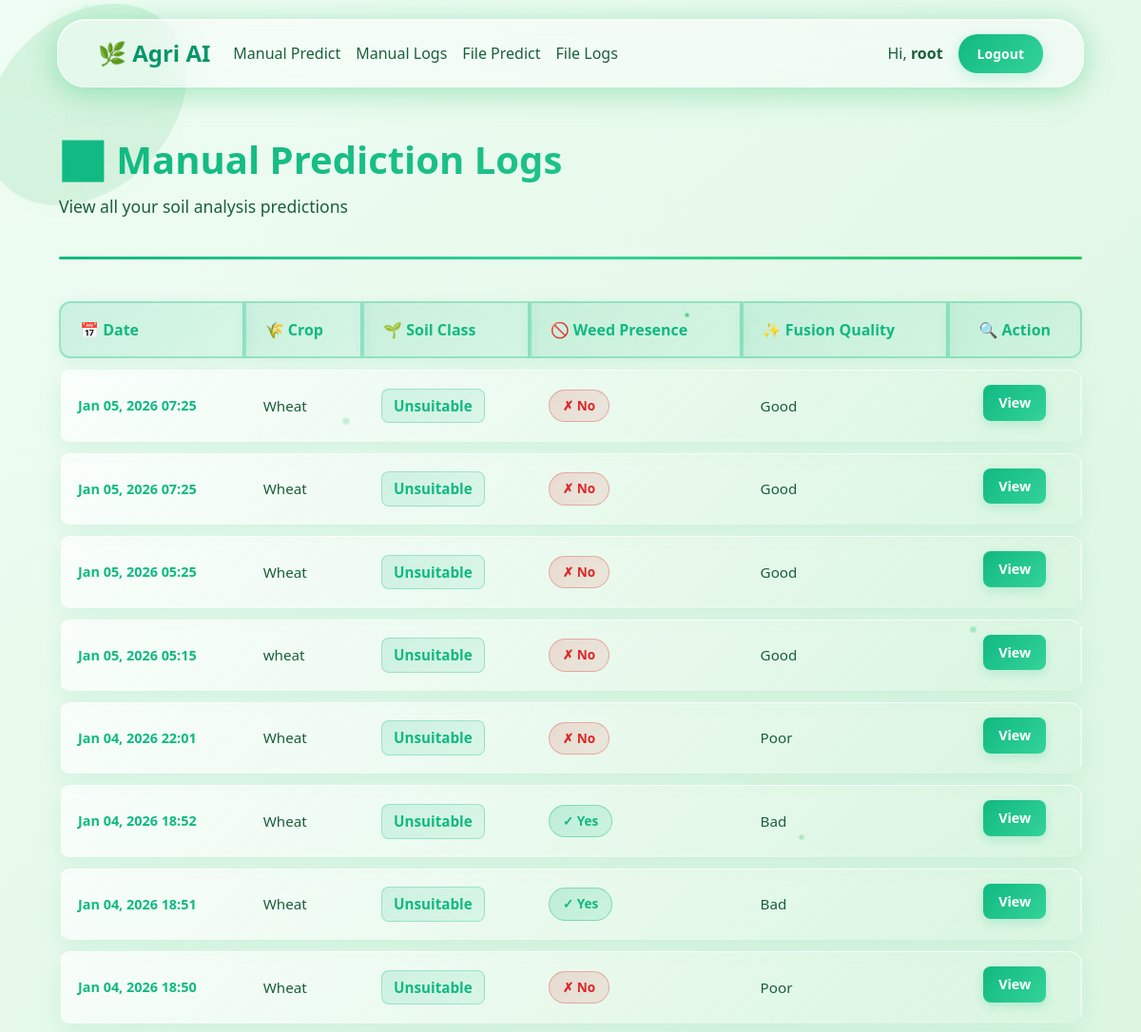
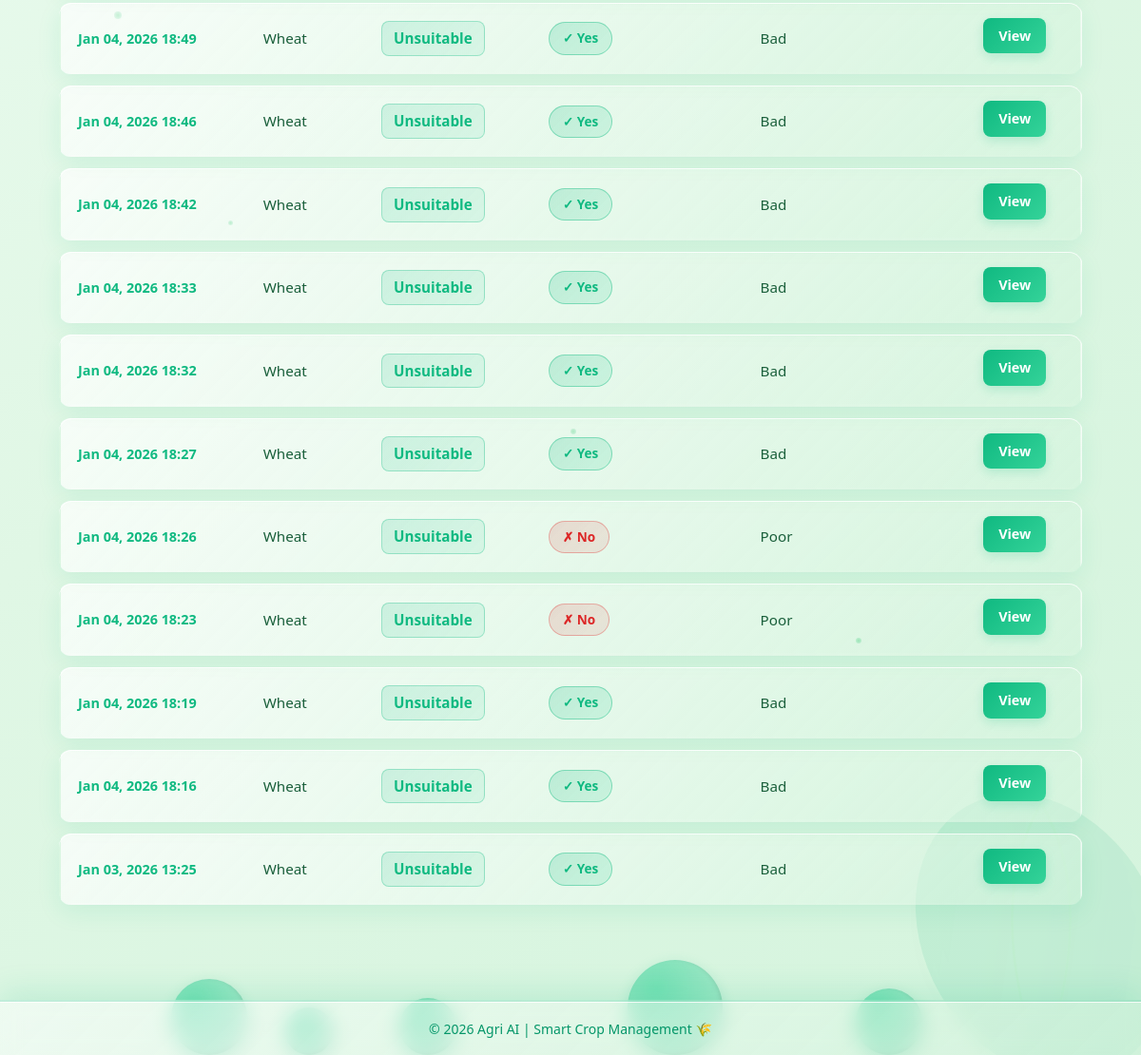
Page /logs/ (signed in) on the committed database (2 pictures, top to bottom).
### core/models.py (models this page shows)
class PredictionRecord(models.Model):
    user = models.ForeignKey(User, on_delete=models.CASCADE)
    soil = models.ForeignKey(SoilInput, on_delete=models.CASCADE)
    image = models.ForeignKey(ImageInput, on_delete=models.CASCADE)
    soil_score = models.FloatField(null=True, blank=True)           # P
    soil_class = models.CharField(max_length=50, null=True, blank=True)
    weed_presence = models.BooleanField(default=False)              # Q
    weed_details_json = models.JSONField(null=True, blank=True)
    fusion_quality = models.CharField(max_length=20)                # good/bad
    fusion_summary_text = models.TextField()
    suggestions_text = models.TextField()
    confidences_json = models.JSONField(null=True, blank=True)
    created_at = models.DateTimeField(auto_now_add=True)

class SoilInput(models.Model):
    user = models.ForeignKey(User, on_delete=models.CASCADE)
    crop_name = models.CharField(max_length=100)
    ph = models.FloatField()
    n = models.FloatField(help_text="Nitrogen")
    p = models.FloatField(help_text="Phosphorus")
    k = models.FloatField(help_text="Potassium")
    ec = models.FloatField(null=True, blank=True, help_text="Electrical Conductivity")
    organic_matter = models.FloatField(null=True, blank=True)
    moisture = models.FloatField(null=True, blank=True)
    texture = models.CharField(max_length=50, null=True, blank=True)  # sandy, loamy, clayey
    fe = models.FloatField(null=True, blank=True)
    zn = models.FloatField(null=True, blank=True)
    mn = models.FloatField(null=True, blank=True)
    cu = models.FloatField(null=True, blank=True)
    b = models.FloatField(null=True, blank=True)
    created_at = models.DateTimeField(auto_now_add=True)

### core/views.py (the view)
# urls.py: path("logs/", views.logs_view, name="logs"),
@login_required
def logs_view(request):
    records = PredictionRecord.objects.filter(user=request.user).order_by("-created_at")
    return render(request, "core/logs.html", {"records": records})

### templates/core/logs.html (shortened to what this page needs)
{% extends 'base.html' %}
{% block content %}
<div class="manual-logs-container">
  <div class="manual-logs-header">
    <h2>📊 Manual Prediction Logs</h2>
    <p>View all your soil analysis predictions</p>
  </div>
  <hr class="manual-logs-divider" />
  {% if records %}
    <div class="manual-logs-table-wrapper">
      <table class="manual-logs-table">
        <thead>
          <tr>
            <th scope="col">📅 Date</th>
            <th scope="col">🌾 Crop</th>
            <th scope="col">🌱 Soil Class</th>
            <th scope="col">🚫 Weed Presence</th>
            <th scope="col">✨ Fusion Quality</th>
            <th scope="col">🔍 Action</th>
          </tr>
        </thead>
        <tbody>
          {% for record in records %}
            <tr>
              <td>{{ record.created_at|date:"M d, Y H:i" }}</td>
              <td class="crop-name-cell">{{ record.soil.crop_name }}</td>
              <td>
                <span class="soil-class-cell">{{ record.soil_class }}</span>
              </td>
              <td>
                {% if record.weed_presence %}
                  <span class="weed-badge weed-badge-yes">✓ Yes</span>
                {% else %}
                  <span class="weed-badge weed-badge-no">✗ No</span>
                {% endif %}
              </td>
              <td class="fusion-quality-cell">{{ record.fusion_quality }}</td>
              <td>
                <a href="{% url 'result' record.pk %}" class="view-prediction-btn">
                  View
                </a>
              </td>
            </tr>
          {% endfor %}
        </tbody>
      </table>
    </div>
  {% else %}
    <div class="manual-logs-empty-state">
      <span class="empty-icon">🌾</span>
      <div class="empty-text">No predictions yet</div>
      <div class="empty-subtext">Start by making a manual soil prediction to see your analysis history here</div>
    </div>
  {% endif %}
</div>
{% endblock %}

### templates/base.html (shortened to what this page needs)
{% load static %}
<!doctype html>
<html lang="en">
<head>
  <link href="https://cdn.jsdelivr.net/npm/bootstrap@5.3.3/dist/css/bootstrap.min.css" rel="stylesheet">
</head>
<body>
  <div class="animated-bg"></div>
  <div class="leaf-decoration leaf-top-left">
  </div>
  <div class="leaf-decoration leaf-bottom-right">
  </div>
  <div class="particles-container">
    <div class="particle particle-1"></div>
    <div class="particle particle-2"></div>
    <div class="particle particle-3"></div>
    <div class="particle particle-4"></div>
    <div class="particle particle-5"></div>
    <div class="particle particle-6"></div>
    <div class="particle particle-7"></div>
    <div class="particle particle-8"></div>
  </div>
  <div class="bubble bubble1"></div>
  <div class="bubble bubble2"></div>
  <div class="bubble bubble3"></div>
  <div class="bubble bubble4"></div>
  <div class="bubble bubble5"></div>
  <nav class="navbar navbar-expand-lg navbar-pro navbar-floating">
    <div class="container-fluid">
      <a class="navbar-brand" href="{% url 'home' %}">🌿 Agri AI</a>
      <div class="collapse navbar-collapse" id="navbarNav">
        <ul class="navbar-nav me-auto">
          <li class="nav-item"><a class="nav-link" href="{% url 'predict' %}">Manual Predict</a></li>
          <li class="nav-item"><a class="nav-link" href="{% url 'logs' %}">Manual Logs</a></li>
          <li class="nav-item"><a class="nav-link" href="{% url 'predict_file' %}">File Predict</a></li>
          <li class="nav-item"><a class="nav-link" href="{% url 'pdf_logs' %}">File Logs</a></li>
        </ul>
        <ul class="navbar-nav align-items-center">
          {% if request.user.is_authenticated %}
            <li class="nav-item"><span class="navbar-text me-3">Hi, <strong>{{ request.user.username }}</strong></span></li>
            <li class="nav-item">
                <form action="{% url 'logout' %}" method="post" class="d-inline">
                    <button type="submit" class="btn btn-pro btn-sm">Logout</button>
                </form>
            </li>
          {% else %}
            <li class="nav-item"><a class="btn btn-pro me-2" href="{% url 'login' %}">Login</a></li>
            <li class="nav-item"><a class="btn btn-pro" href="{% url 'signup' %}">Signup</a></li>
          {% endif %}
        </ul>
      </div>
    </div>
  </nav>
  <div class="container mt-4 mb-5">
    {% block content %}{% endblock %}
  </div>
  <footer class="mt-auto py-3 text-center">
    <div class="container">
      <small>© 2026 Agri AI | Smart Crop Management 🌾</small>
    </div>
  </footer>
</body>
</html>

### templates/core/logs.html (style rules this page uses)
.manual-logs-container { padding: 120px 20px 40px 20px; min-height: calc(100vh - 200px); animation: fadeInUp 0.8s ease; }
.manual-logs-header { margin-bottom: 40px; animation: slideDown 0.6s ease 0.2s both; }
.manual-logs-header h2 { background: linear-gradient(135deg, #10b981 0%, #34d399 50%, #22c55e 100%); -webkit-background-clip: text; background-clip: text; -webkit-text-fill-color: transparent; font-weight: 700; font-size: 2.5rem; margin-bottom: 12px; background-size: 300% auto; animation: gradientFlow 6s ease infinite; }
.manual-logs-header p { color: #1a5f3b; font-size: 1.1rem; font-weight: 500; margin: 0; }
.manual-logs-divider { height: 3px; background: linear-gradient(90deg, #10b981, #34d399, #22c55e); border: none; margin-bottom: 32px; border-radius: 2px; animation: slideInRight 0.8s ease 0.4s both; }
.manual-logs-table-wrapper { animation: fadeInUp 0.8s ease 0.4s both; }
.manual-logs-table { border-collapse: separate; border-spacing: 0 12px; width: 100%; }
.manual-logs-table thead { position: relative; z-index: 10; }
.manual-logs-table thead th { background: linear-gradient(135deg, rgba(16, 185, 129, 0.15) 0%, rgba(52, 211, 153, 0.1) 100%); border: 2px solid rgba(16, 185, 129, 0.3); color: #10b981; font-weight: 700; font-size: 1rem; padding: 16px 20px; text-align: left; backdrop-filter: blur(10px); box-shadow: 0 4px 15px rgba(16, 185, 129, 0.1); }
.manual-logs-table thead th:first-child { border-radius: 12px 0 0 12px; }
.manual-logs-table thead th:last-child { border-radius: 0 12px 12px 0; text-align: center; }
.manual-logs-table tbody tr { background: linear-gradient(135deg, rgba(255, 255, 255, 0.7) 0%, rgba(212, 244, 221, 0.5) 100%); border: 2px solid rgba(16, 185, 129, 0.3); border-radius: 14px; box-shadow: 0 8px 24px rgba(16, 185, 129, 0.1), inset 0 1px 0 rgba(255, 255, 255, 0.8); backdrop-filter: blur(10px); transition: all 0.3s cubic-bezier(0.34, 1.56, 0.64, 1); animation: fadeInRow 0.6s ease both; }
.manual-logs-table tbody tr:nth-child(1) { animation-delay: 0.5s; }
.manual-logs-table tbody tr:nth-child(2) { animation-delay: 0.55s; }
.manual-logs-table tbody tr:nth-child(3) { animation-delay: 0.6s; }
.manual-logs-table tbody tr:nth-child(4) { animation-delay: 0.65s; }
.manual-logs-table tbody tr:nth-child(5) { animation-delay: 0.7s; }
.manual-logs-table tbody tr:nth-child(n+6) { animation-delay: 0.75s; }
.manual-logs-table tbody td { color: #1a5f3b; font-weight: 500; font-size: 0.95rem; padding: 16px 20px; border: none; vertical-align: middle; }
.manual-logs-table tbody td:first-child { border-radius: 12px 0 0 12px; font-weight: 600; color: #10b981; font-size: 0.9rem; }
.manual-logs-table tbody td:last-child { border-radius: 0 12px 12px 0; text-align: center; }
.crop-name-cell { font-weight: 700; color: #059669; }
.soil-class-cell { background: linear-gradient(135deg, rgba(16, 185, 129, 0.15) 0%, rgba(52, 211, 153, 0.1) 100%); border: 1px solid rgba(16, 185, 129, 0.3); border-radius: 8px; padding: 6px 12px; display: inline-block; font-weight: 600; color: #10b981; }
.weed-badge { padding: 6px 14px; border-radius: 20px; font-weight: 700; font-size: 0.85rem; display: inline-block; }
.weed-badge-yes { background: linear-gradient(135deg, rgba(16, 185, 129, 0.2) 0%, rgba(52, 211, 153, 0.15) 100%); color: #10b981; border: 1px solid rgba(16, 185, 129, 0.4); }
.weed-badge-no { background: linear-gradient(135deg, rgba(220, 38, 38, 0.15) 0%, rgba(239, 68, 68, 0.1) 100%); color: #dc2626; border: 1px solid rgba(220, 38, 38, 0.3); }
.fusion-quality-cell { font-weight: 600; color: #059669; }
.view-prediction-btn { background: linear-gradient(135deg, #10b981 0%, #34d399 100%); border: none; color: #fff; border-radius: 8px; padding: 8px 16px; font-weight: 600; font-size: 0.9rem; cursor: pointer; transition: all 0.3s cubic-bezier(0.34, 1.56, 0.64, 1); box-shadow: 0 4px 12px rgba(16, 185, 129, 0.2); position: relative; overflow: hidden; text-decoration: none; display: inline-block; }
.view-prediction-btn::before { content: ''; position: absolute; top: 0; left: -100%; width: 100%; height: 100%; background: linear-gradient(90deg, transparent, rgba(255, 255, 255, 0.3), transparent); transition: left 0.5s ease; }
html { scroll-behavior: smooth; }

### rows in the picture
PredictionRecord: created_at "Jan 05, 2026 07:25", soil.crop_name "Wheat", soil_class "Unsuitable", weed_presence "✗ No", fusion_quality "Good"
PredictionRecord: created_at "Jan 05, 2026 07:25", soil.crop_name "Wheat", soil_class "Unsuitable", weed_presence "✗ No", fusion_quality "Good"
PredictionRecord: created_at "Jan 05, 2026 05:25", soil.crop_name "Wheat", soil_class "Unsuitable", weed_presence "✗ No", fusion_quality "Good"
PredictionRecord: created_at "Jan 05, 2026 05:15", soil.crop_name "wheat", soil_class "Unsuitable", weed_presence "✗ No", fusion_quality "Good"
PredictionRecord: created_at "Jan 04, 2026 22:01", soil.crop_name "Wheat", soil_class "Unsuitable", weed_presence "✗ No", fusion_quality "Poor"
PredictionRecord: created_at "Jan 04, 2026 18:52", soil.crop_name "Wheat", soil_class "Unsuitable", weed_presence "✓ Yes", fusion_quality "Bad"
PredictionRecord: created_at "Jan 04, 2026 18:51", soil.crop_name "Wheat", soil_class "Unsuitable", weed_presence "✓ Yes", fusion_quality "Bad"
PredictionRecord: created_at "Jan 04, 2026 18:50", soil.crop_name "Wheat", soil_class "Unsuitable", weed_presence "✗ No", fusion_quality "Poor"
PredictionRecord: created_at "Jan 04, 2026 18:49", soil.crop_name "Wheat", soil_class "Unsuitable", weed_presence "✓ Yes", fusion_quality "Bad"
PredictionRecord: created_at "Jan 04, 2026 18:46", soil.crop_name "Wheat", soil_class "Unsuitable", weed_presence "✓ Yes", fusion_quality "Bad"
PredictionRecord: created_at "Jan 04, 2026 18:42", soil.crop_name "Wheat", soil_class "Unsuitable", weed_presence "✓ Yes", fusion_quality "Bad"
PredictionRecord: created_at "Jan 04, 2026 18:33", soil.crop_name "Wheat", soil_class "Unsuitable", weed_presence "✓ Yes", fusion_quality "Bad"
PredictionRecord: created_at "Jan 04, 2026 18:32", soil.crop_name "Wheat", soil_class "Unsuitable", weed_presence "✓ Yes", fusion_quality "Bad"
PredictionRecord: created_at "Jan 04, 2026 18:27", soil.crop_name "Wheat", soil_class "Unsuitable", weed_presence "✓ Yes", fusion_quality "Bad"
PredictionRecord: created_at "Jan 04, 2026 18:26", soil.crop_name "Wheat", soil_class "Unsuitable", weed_presence "✗ No", fusion_quality "Poor"
PredictionRecord: created_at "Jan 04, 2026 18:23", soil.crop_name "Wheat", soil_class "Unsuitable", weed_presence "✗ No", fusion_quality "Poor"
PredictionRecord: created_at "Jan 04, 2026 18:19", soil.crop_name "Wheat", soil_class "Unsuitable", weed_presence "✓ Yes", fusion_quality "Bad"
PredictionRecord: created_at "Jan 04, 2026 18:16", soil.crop_name "Wheat", soil_class "Unsuitable", weed_presence "✓ Yes", fusion_quality "Bad"
PredictionRecord: created_at "Jan 03, 2026 13:25", soil.crop_name "Wheat", soil_class "Unsuitable", weed_presence "✓ Yes", fusion_quality "Bad"

### other values in the picture
{{ request.user.username }} "root"
